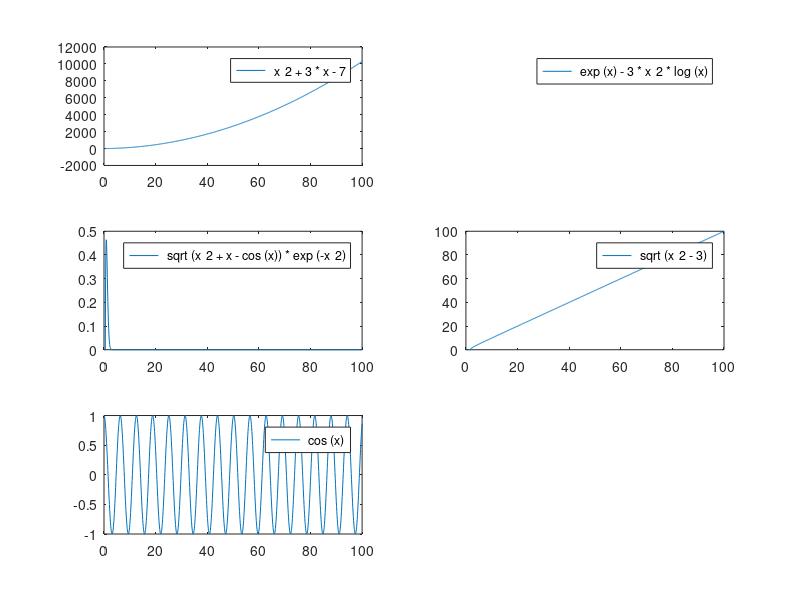

Here is the MATLAB script that generated this plot:
%% Ejercicio 1a
start = 0;
stop = 100;
paso = 0.1;
nPoints = (stop-start )/ paso + 1;
x1 = linspace(start,stop,nPoints);
x = 0:.1:100;

%% 1b
%definop las funciones f1...f5
f1 = @(x) x.^2+3*x-7;
f2 = @(x) exp(x) -3* x.^2 .* log(x);
f3 = @(x) sqrt( x.^2+x-cos(x) ).* exp(-x.^2);
f4 = @(x) sqrt( x.^2-3);
f5 = @(x) cos(x);

%las pongo en una celda y creo otra para contener los valores de y
functions = {f1,f2,f3,f4,f5};
y={};

%cuando recorro con el for, obtengo la celda en particular, tengo que
%evaluarla para que pueda usar el contenido con el corchete en 1
for f=functions 
    y{end+1} = f{1}(x);
end

%%
figure()

hold on
xlabel('Coordenada x')
ylabel('Valor y')

labels = {};
for i=1:length(functions)
    subplot(3,2,i)
    lb = func2str(functions{i});
    labels{end+1} =strrep(lb(5:end),'.','');
    plot(x,y{i})
    legend(labels{i},'Location','best')
end
